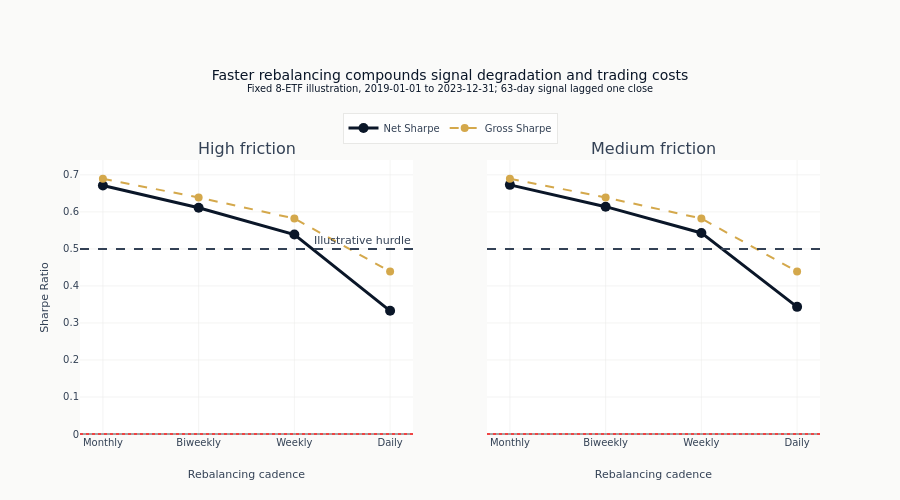

Notebook cell for this chart:
### Markdown cell above
### Add an Illustrative Sharpe Hurdle

### Code cell
for col in [1, 2]:
    if col == 1:
        fig.add_hline(
            y=0.5,
            line_dash="dash",
            line_color=COLORS["neutral"],
            annotation_text="Illustrative hurdle",
            row=1,
            col=col,
        )
    else:
        fig.add_hline(y=0.5, line_dash="dash", line_color=COLORS["neutral"], row=1, col=col)
    fig.add_hline(y=0, line_dash="dot", line_color=COLORS["negative"], row=1, col=col)

fig.update_layout(
    title=(
        "Faster rebalancing compounds signal degradation and trading costs"
        f"<br><sup>Fixed {len(ETF_SYMBOLS)}-ETF illustration, {GROSS_START_DATE} to "
        f"{GROSS_END_DATE}; {MOMENTUM_LOOKBACK}-day signal lagged one close</sup>"
    ),
    yaxis_title="Sharpe Ratio",
    height=500,
    showlegend=True,
    legend=dict(orientation="h", yanchor="bottom", y=1.06, xanchor="center", x=0.5),
    margin=dict(t=160, b=65),
)
fig.update_xaxes(title_text="Rebalancing cadence")

fig.show()

### Figure 1 — Plotly figure (JSON) as saved in the notebook; plotly's stock layout.template omitted (floating-point values rounded to 4 significant figures)
{"data": [{"line": {"color": "#0a1628", "width": 3}, "marker": {"size": 10}, "mode": "lines+markers", "name": "Net Sharpe", "showlegend": true, "type": "scatter", "x": ["Monthly", "Biweekly", "Weekly", "Daily"], "xaxis": "x", "y": [0.6711, 0.6112, 0.5388, 0.3328], "yaxis": "y"}, {"line": {"color": "#D4A84B", "dash": "dash", "width": 2}, "marker": {"size": 8}, "mode": "lines+markers", "name": "Gross Sharpe", "showlegend": true, "type": "scatter", "x": ["Monthly", "Biweekly", "Weekly", "Daily"], "xaxis": "x", "y": [0.6894, 0.6388, 0.5821, 0.4388], "yaxis": "y"}, {"line": {"color": "#0a1628", "width": 3}, "marker": {"size": 10}, "mode": "lines+markers", "name": "Net Sharpe", "showlegend": false, "type": "scatter", "x": ["Monthly", "Biweekly", "Weekly", "Daily"], "xaxis": "x2", "y": [0.6729, 0.614, 0.5431, 0.3434], "yaxis": "y2"}, {"line": {"color": "#D4A84B", "dash": "dash", "width": 2}, "marker": {"size": 8}, "mode": "lines+markers", "name": "Gross Sharpe", "showlegend": false, "type": "scatter", "x": ["Monthly", "Biweekly", "Weekly", "Daily"], "xaxis": "x2", "y": [0.6894, 0.6388, 0.5821, 0.4388], "yaxis": "y2"}], "layout": {"annotations": [{"font": {"size": 16}, "showarrow": false, "text": "High friction", "x": 0.225, "xanchor": "center", "xref": "paper", "y": 1.0, "yanchor": "bottom", "yref": "paper"}, {"font": {"size": 16}, "showarrow": false, "text": "Medium friction", "x": 0.775, "xanchor": "center", "xref": "paper", "y": 1.0, "yanchor": "bottom", "yref": "paper"}, {"showarrow": false, "text": "Illustrative hurdle", "x": 1, "xanchor": "right", "xref": "x domain", "y": 0.5, "yanchor": "bottom", "yref": "y"}], "height": 500, "legend": {"orientation": "h", "x": 0.5, "xanchor": "center", "y": 1.06, "yanchor": "bottom"}, "margin": {"b": 65, "t": 160}, "shapes": [{"line": {"color": "#334155", "dash": "dash"}, "type": "line", "x0": 0, "x1": 1, "xref": "x domain", "y0": 0.5, "y1": 0.5, "yref": "y"}, {"line": {"color": "#ef4444", "dash": "dot"}, "type": "line", "x0": 0, "x1": 1, "xref": "x domain", "y0": 0, "y1": 0, "yref": "y"}, {"line": {"color": "#334155", "dash": "dash"}, "type": "line", "x0": 0, "x1": 1, "xref": "x2 domain", "y0": 0.5, "y1": 0.5, "yref": "y2"}, {"line": {"color": "#ef4444", "dash": "dot"}, "type": "line", "x0": 0, "x1": 1, "xref": "x2 domain", "y0": 0, "y1": 0, "yref": "y2"}], "showlegend": true, "title": {"text": "Faster rebalancing compounds signal degradation and trading costs<br><sup>Fixed 8-ETF illustration, 2019-01-01 to 2023-12-31; 63-day signal lagged one close</sup>"}, "xaxis": {"anchor": "y", "domain": [0.0, 0.45], "title": {"text": "Rebalancing cadence"}}, "xaxis2": {"anchor": "y2", "domain": [0.55, 1.0], "title": {"text": "Rebalancing cadence"}}, "yaxis": {"anchor": "x", "domain": [0.0, 1.0], "title": {"text": "Sharpe Ratio"}}, "yaxis2": {"anchor": "x2", "domain": [0.0, 1.0], "matches": "y", "showticklabels": false}}}
